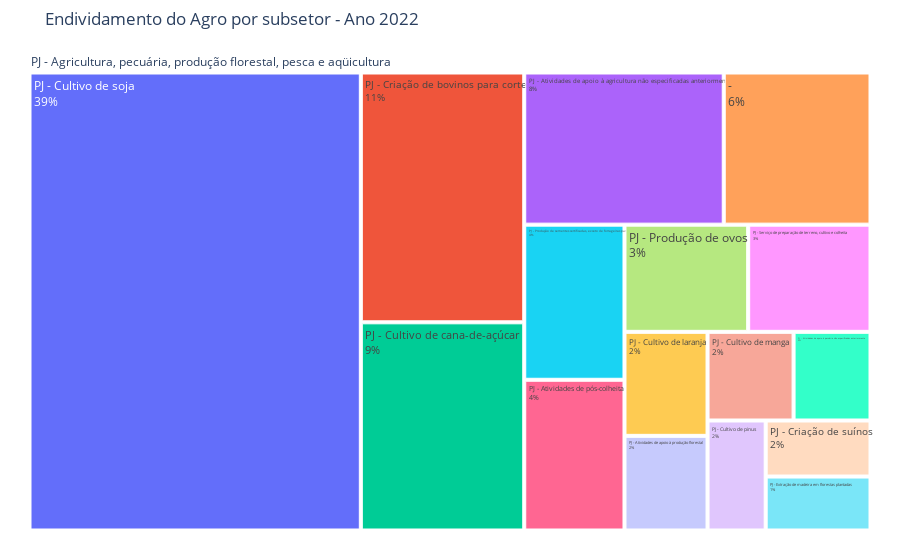

Notebook code for this chart:
### Code cell
df_filtrado = df_total.query("data_base == '2022-12'")
df_filtrado = df_filtrado.sort_values(by='valor_deflacionado', ascending=False)
df_filtrado = df_filtrado.head(16)

fig = px.treemap(df_filtrado, 
                 path=['cnae_secao', 'cnae_subclasse'],
                 values='valor_deflacionado')

fig.update_layout(title='Endividamento do Agro por subsetor - Ano 2022',
                  margin=dict(t=50, l=25, r=25, b=25))

fig.update_traces(textinfo='label+percent entry')

fig.show()

### Figure 1 — Plotly figure (JSON) as saved in the notebook; plotly's stock layout.template omitted (floating-point values rounded to 4 significant figures)
{"data": [{"branchvalues": "total", "domain": {"x": [0, 1], "y": [0, 1]}, "hovertemplate": "labels=%{label}<br>valor_deflacionado=%{value}<br>parent=%{parent}<br>id=%{id}<extra></extra>", "ids": ["PJ - Agricultura, pecuária, produção florestal, pesca e aqüicultura/-", "PJ - Agricultura, pecuária, produção florestal, pesca e aqüicultura/PJ - Atividades de apoio à agricultura não especificadas anteriormente", "PJ - Agricultura, pecuária, produção florestal, pesca e aqüicultura/PJ - Atividades de apoio à pecuária não especificadas anteriormente", "PJ - Agricultura, pecuária, produção florestal, pesca e aqüicultura/PJ - Atividades de apoio à produção florestal", "PJ - Agricultura, pecuária, produção florestal, pesca e aqüicultura/PJ - Atividades de pós-colheita", "PJ - Agricultura, pecuária, produção florestal, pesca e aqüicultura/PJ - Criação de bovinos para corte", "PJ - Agricultura, pecuária, produção florestal, pesca e aqüicultura/PJ - Criação de suínos", "PJ - Agricultura, pecuária, produção florestal, pesca e aqüicultura/PJ - Cultivo de cana-de-açúcar", "PJ - Agricultura, pecuária, produção florestal, pesca e aqüicultura/PJ - Cultivo de laranja", "PJ - Agricultura, pecuária, produção florestal, pesca e aqüicultura/PJ - Cultivo de manga", "PJ - Agricultura, pecuária, produção florestal, pesca e aqüicultura/PJ - Cultivo de pinus", "PJ - Agricultura, pecuária, produção florestal, pesca e aqüicultura/PJ - Cultivo de soja", "PJ - Agricultura, pecuária, produção florestal, pesca e aqüicultura/PJ - Extração de madeira em florestas plantadas", "PJ - Agricultura, pecuária, produção florestal, pesca e aqüicultura/PJ - Produção de ovos", "PJ - Agricultura, pecuária, produção florestal, pesca e aqüicultura/PJ - Produção de sementes certificadas, exceto de forrageiras para pasto", "PJ - Agricultura, pecuária, produção florestal, pesca e aqüicultura/PJ - Serviço de preparação de terreno, cultivo e colheita", "PJ - Agricultura, pecuária, produção florestal, pesca e aqüicultura"], "labels": ["-", "PJ - Atividades de apoio à agricultura não especificadas anteriormente", "PJ - Atividades de apoio à pecuária não especificadas anteriormente", "PJ - Atividades de apoio à produção florestal", "PJ - Atividades de pós-colheita", "PJ - Criação de bovinos para corte", "PJ - Criação de suínos", "PJ - Cultivo de cana-de-açúcar", "PJ - Cultivo de laranja", "PJ - Cultivo de manga", "PJ - Cultivo de pinus", "PJ - Cultivo de soja", "PJ - Extração de madeira em florestas plantadas", "PJ - Produção de ovos", "PJ - Produção de sementes certificadas, exceto de forrageiras para pasto", "PJ - Serviço de preparação de terreno, cultivo e colheita", "PJ - Agricultura, pecuária, produção florestal, pesca e aqüicultura"], "name": "", "parents": ["PJ - Agricultura, pecuária, produção florestal, pesca e aqüicultura", "PJ - Agricultura, pecuária, produção florestal, pesca e aqüicultura", "PJ - Agricultura, pecuária, produção florestal, pesca e aqüicultura", "PJ - Agricultura, pecuária, produção florestal, pesca e aqüicultura", "PJ - Agricultura, pecuária, produção florestal, pesca e aqüicultura", "PJ - Agricultura, pecuária, produção florestal, pesca e aqüicultura", "PJ - Agricultura, pecuária, produção florestal, pesca e aqüicultura", "PJ - Agricultura, pecuária, produção florestal, pesca e aqüicultura", "PJ - Agricultura, pecuária, produção florestal, pesca e aqüicultura", "PJ - Agricultura, pecuária, produção florestal, pesca e aqüicultura", "PJ - Agricultura, pecuária, produção florestal, pesca e aqüicultura", "PJ - Agricultura, pecuária, produção florestal, pesca e aqüicultura", "PJ - Agricultura, pecuária, produção florestal, pesca e aqüicultura", "PJ - Agricultura, pecuária, produção florestal, pesca e aqüicultura", "PJ - Agricultura, pecuária, produção florestal, pesca e aqüicultura", "PJ - Agricultura, pecuária, produção florestal, pesca e aqüicultura", ""], "textinfo": "label+percent entry", "type": "treemap", "values": [1995000000.0, 2712000000.0, 609400000.0, 702200000.0, 1350000000.0, 3648000000.0, 524600000.0, 3039000000.0, 771800000.0, 681500000.0, 571300000.0, 13560000000.0, 505400000.0, 1184000000.0, 1389000000.0, 1171000000.0, 34410000000.0]}], "layout": {"autosize": true, "legend": {"tracegroupgap": 0}, "margin": {"b": 25, "l": 25, "r": 25, "t": 50}, "title": {"text": "Endividamento do Agro por subsetor - Ano 2022"}}}
